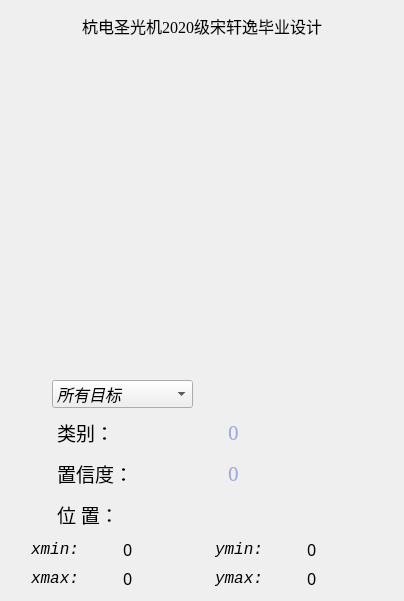
          <widget class="QWidget" name="Page_result">
           <layout class="QVBoxLayout" name="verticalLayout_2">
            <item>
             <widget class="QLabel" name="label_website">
              <property name="minimumSize">
               <size>
                <width>0</width>
                <height>30</height>
               </size>
              </property>
              <property name="font">
               <font>
                <family>Times new roman</family>
                <pointsize>12</pointsize>
                <italic>false</italic>
                <bold>false</bold>
               </font>
              </property>
              <property name="styleSheet">
               <string notr="true">QLabel{font: 12pt &quot;Times new roman&quot;;}</string>
              </property>
              <property name="text">
               <string>杭电圣光机2020级宋轩逸毕业设计</string>
              </property>
              <property name="alignment">
               <set>Qt::AlignCenter</set>
              </property>
             </widget>
            </item>
            <item>
             <widget class="QLabel" name="label_bar">
              <property name="minimumSize">
               <size>
                <width>382</width>
                <height>300</height>
               </size>
              </property>
              <property name="maximumSize">
               <size>
                <width>400</width>
                <height>300</height>
               </size>
              </property>
              <property name="styleSheet">
               <string notr="true">border-image: url(:/images/icons/love.jpg)</string>
              </property>
              <property name="text">
               <string/>
              </property>
              <property name="margin">
               <number>5</number>
              </property>
             </widget>
            </item>
            <item>
             <widget class="QLabel" name="label">
              <property name="minimumSize">
               <size>
                <width>0</width>
                <height>20</height>
               </size>
              </property>
              <property name="maximumSize">
               <size>
                <width>16777215</width>
                <height>20</height>
               </size>
              </property>
              <property name="text">
               <string/>
              </property>
             </widget>
            </item>
            <item>
             <layout class="QHBoxLayout" name="Layout_obj">
              <property name="topMargin">
               <number>0</number>
              </property>
              <property name="rightMargin">
               <number>200</number>
              </property>
              <item>
               <widget class="QLabel" name="label_picSelect">
                <property name="minimumSize">
                 <size>
                  <width>30</width>
                  <height>30</height>
                 </size>
                </property>
                <property name="maximumSize">
                 <size>
                  <width>35</width>
                  <height>35</height>
                 </size>
                </property>
                <property name="styleSheet">
                 <string notr="true">border-image: url(:/images/icons/selection.png);</string>
                </property>
                <property name="text">
                 <string/>
                </property>
               </widget>
              </item>
              <item>
               <widget class="QComboBox" name="comboBox_select">
                <property name="minimumSize">
                 <size>
                  <width>0</width>
                  <height>24</height>
                 </size>
                </property>
                <property name="maximumSize">
                 <size>
                  <width>150</width>
                  <height>28</height>
                 </size>
                </property>
                <property name="font">
                 <font>
                  <family>Consolas</family>
                  <pointsize>12</pointsize>
                  <italic>true</italic>
                  <bold>false</bold>
                 </font>
                </property>
                <property name="focusPolicy">
                 <enum>Qt::ClickFocus</enum>
                </property>
                <property name="currentText">
                 <string>所有目标</string>
                </property>
                <property name="iconSize">
                 <size>
                  <width>36</width>
                  <height>36</height>
                 </size>
                </property>
                <item>
                 <property name="text">
                  <string>所有目标</string>
                 </property>
                </item>
               </widget>
              </item>
             </layout>
            </item>
            <item>
             <layout class="QHBoxLayout" name="Layout_cls">
              <item>
               <widget class="QLabel" name="label_picResult">
                <property name="minimumSize">
                 <size>
                  <width>35</width>
                  <height>35</height>
                 </size>
                </property>
                <property name="maximumSize">
                 <size>
                  <width>40</width>
                  <height>40</height>
                 </size>
                </property>
                <property name="styleSheet">
                 <string notr="true">border-image: url(:/images/icons/result.png);</string>
                </property>
                <property name="text">
                 <string/>
                </property>
               </widget>
              </item>
              <item>
               <widget class="QLabel" name="label_class">
                <property name="font">
                 <font>
                  <family>华文仿宋</family>
                  <pointsize>14</pointsize>
                 </font>
                </property>
                <property name="text">
                 <string>&lt;html&gt;&lt;head/&gt;&lt;body&gt;&lt;p&gt;类别：&lt;/p&gt;&lt;/body&gt;&lt;/html&gt;</string>
                </property>
               </widget>
              </item>
              <item>
               <widget class="QLabel" name="label_class_result">
                <property name="font">
                 <font>
                  <family>SimSun</family>
                  <pointsize>14</pointsize>
                 </font>
                </property>
                <property name="styleSheet">
                 <string notr="true">color: rgb(159,168,218);</string>
                </property>
                <property name="text">
                 <string>0</string>
                </property>
               </widget>
              </item>
             </layout>
            </item>
            <item>
             <layout class="QHBoxLayout" name="Layout_conf">
              <item>
               <widget class="QLabel" name="label_picConf">
                <property name="minimumSize">
                 <size>
                  <width>35</width>
                  <height>35</height>
                 </size>
                </property>
                <property name="maximumSize">
                 <size>
                  <width>40</width>
                  <height>40</height>
                 </size>
                </property>
                <property name="styleSheet">
                 <string notr="true">border-image: url(:/images/icons/Score.png);</string>
                </property>
                <property name="text">
                 <string/>
                </property>
               </widget>
              </item>
              <item>
               <widget class="QLabel" name="label_conf">
                <property name="font">
                 <font>
                  <family>华文仿宋</family>
                  <pointsize>14</pointsize>
                 </font>
                </property>
                <property name="text">
                 <string>&lt;html&gt;&lt;head/&gt;&lt;body&gt;&lt;p&gt;置信度：&lt;/p&gt;&lt;/body&gt;&lt;/html&gt;</string>
                </property>
               </widget>
              </item>
              <item>
               <widget class="QLabel" name="label_score_result">
                <property name="font">
                 <font>
                  <family>SimSun</family>
                  <pointsize>14</pointsize>
                 </font>
                </property>
                <property name="styleSheet">
                 <string notr="true">color: rgb(159,168,218);</string>
                </property>
                <property name="text">
                 <string>0</string>
                </property>
               </widget>
              </item>
             </layout>
            </item>
            <item>
             <layout class="QHBoxLayout" name="Layout_loc">
              <item>
               <widget class="QLabel" name="label_picLocation">
                <property name="minimumSize">
                 <size>
                  <width>35</width>
                  <height>35</height>
                 </size>
                </property>
                <property name="maximumSize">
                 <size>
                  <width>40</width>
                  <height>40</height>
                 </size>
                </property>
                <property name="styleSheet">
                 <string notr="true">border-image: url(:/images/icons/Ordinateur.png);</string>
                </property>
                <property name="text">
                 <string/>
                </property>
               </widget>
              </item>
              <item>
               <widget class="QLabel" name="label_location">
                <property name="font">
                 <font>
                  <family>华文仿宋</family>
                  <pointsize>14</pointsize>
                 </font>
                </property>
                <property name="text">
                 <string>&lt;html&gt;&lt;head/&gt;&lt;body&gt;&lt;p&gt;位 置：&lt;/p&gt;&lt;/body&gt;&lt;/html&gt;</string>
                </property>
               </widget>
              </item>
             </layout>
            </item>
            <item>
             <layout class="QHBoxLayout" name="Layout_xymin">
              <property name="leftMargin">
               <number>20</number>
              </property>
              <item>
               <widget class="QLabel" name="label_xmin">
                <property name="font">
                 <font>
                  <family>Consolas</family>
                  <pointsize>12</pointsize>
                  <italic>true</italic>
                  <bold>false</bold>
                 </font>
                </property>
                <property name="text">
                 <string>xmin: </string>
                </property>
               </widget>
              </item>
              <item>
               <widget class="QLabel" name="label_xmin_result">
                <property name="font">
                 <font>
                  <family>SimSun-ExtB</family>
                  <pointsize>12</pointsize>
                 </font>
                </property>
                <property name="text">
                 <string>0</string>
                </property>
               </widget>
              </item>
              <item>
               <widget class="QLabel" name="label_ymin">
                <property name="font">
                 <font>
                  <family>Consolas</family>
                  <pointsize>12</pointsize>
                  <italic>true</italic>
                  <bold>false</bold>
                 </font>
                </property>
                <property name="text">
                 <string>ymin: </string>
                </property>
               </widget>
              </item>
              <item>
               <widget class="QLabel" name="label_ymin_result">
                <property name="font">
                 <font>
                  <family>SimSun-ExtB</family>
                  <pointsize>12</pointsize>
                 </font>
                </property>
                <property name="text">
                 <string>0</string>
                </property>
               </widget>
              </item>
             </layout>
            </item>
            <item>
             <layout class="QHBoxLayout" name="Layout_xymax">
              <property name="leftMargin">
               <number>20</number>
              </property>
              <item>
               <widget class="QLabel" name="label_xmax">
                <property name="font">
                 <font>
                  <family>Consolas</family>
                  <pointsize>12</pointsize>
                  <italic>true</italic>
                  <bold>false</bold>
                 </font>
                </property>
                <property name="text">
                 <string>xmax: </string>
                </property>
               </widget>
              </item>
              <item>
               <widget class="QLabel" name="label_xmax_result">
                <property name="font">
                 <font>
                  <family>SimSun-ExtB</family>
                  <pointsize>12</pointsize>
                 </font>
                </property>
                <property name="text">
                 <string>0</string>
                </property>
               </widget>
              </item>
              <item>
               <widget class="QLabel" name="label_ymax">
                <property name="font">
                 <font>
                  <family>Consolas</family>
                  <pointsize>12</pointsize>
                  <italic>true</italic>
                  <bold>false</bold>
                 </font>
                </property>
                <property name="text">
                 <string>ymax: </string>
                </property>
               </widget>
              </item>
              <item>
               <widget class="QLabel" name="label_ymax_result">
                <property name="font">
                 <font>
                  <family>SimSun-ExtB</family>
                  <pointsize>12</pointsize>
                 </font>
                </property>
                <property name="text">
                 <string>0</string>
                </property>
               </widget>
              </item>
             </layout>
            </item>
           </layout>
          </widget>
